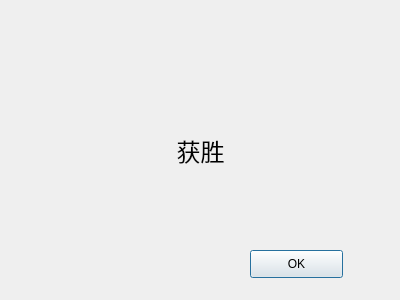
<?xml version="1.0" encoding="UTF-8"?>
<ui version="4.0">
 <class>Dialog</class>
 <widget class="QDialog" name="Dialog">
  <property name="geometry">
   <rect>
    <x>0</x>
    <y>0</y>
    <width>400</width>
    <height>300</height>
   </rect>
  </property>
  <property name="windowTitle">
   <string>Dialog</string>
  </property>
  <widget class="QPushButton" name="OKButton">
   <property name="geometry">
    <rect>
     <x>250</x>
     <y>250</y>
     <width>93</width>
     <height>28</height>
    </rect>
   </property>
   <property name="text">
    <string>OK</string>
   </property>
  </widget>
  <widget class="QLabel" name="label">
   <property name="geometry">
    <rect>
     <x>70</x>
     <y>110</y>
     <width>261</width>
     <height>81</height>
    </rect>
   </property>
   <property name="font">
    <font>
     <pointsize>18</pointsize>
    </font>
   </property>
   <property name="text">
    <string>获胜</string>
   </property>
   <property name="alignment">
    <set>Qt::AlignCenter</set>
   </property>
  </widget>
 </widget>
 <resources/>
 <connections/>
</ui>
